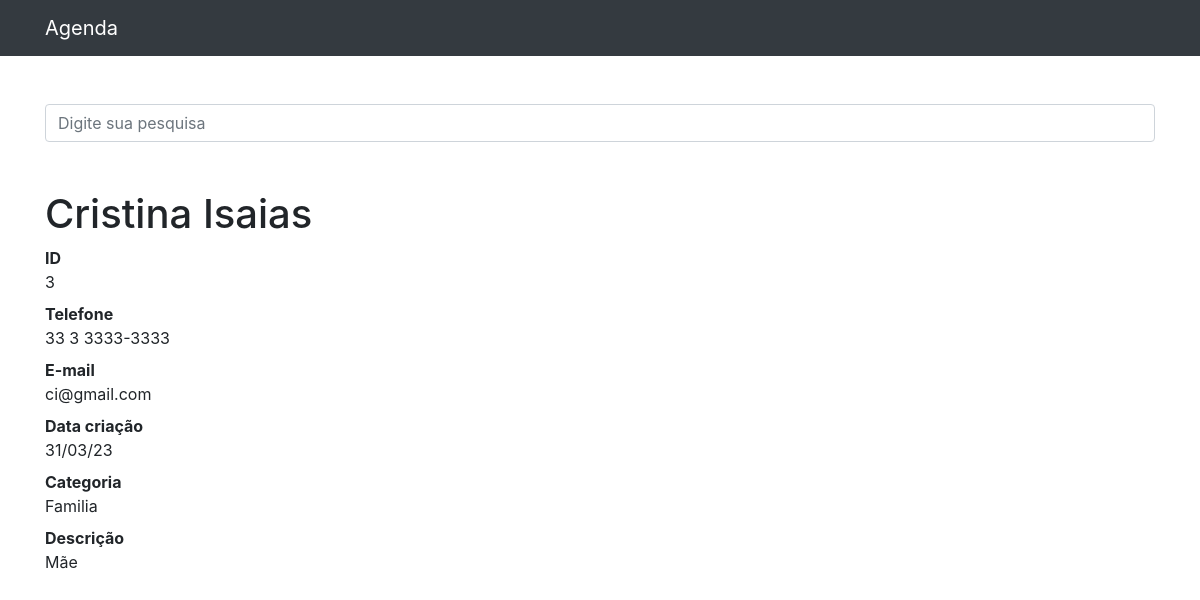
The app's page /3, older data.
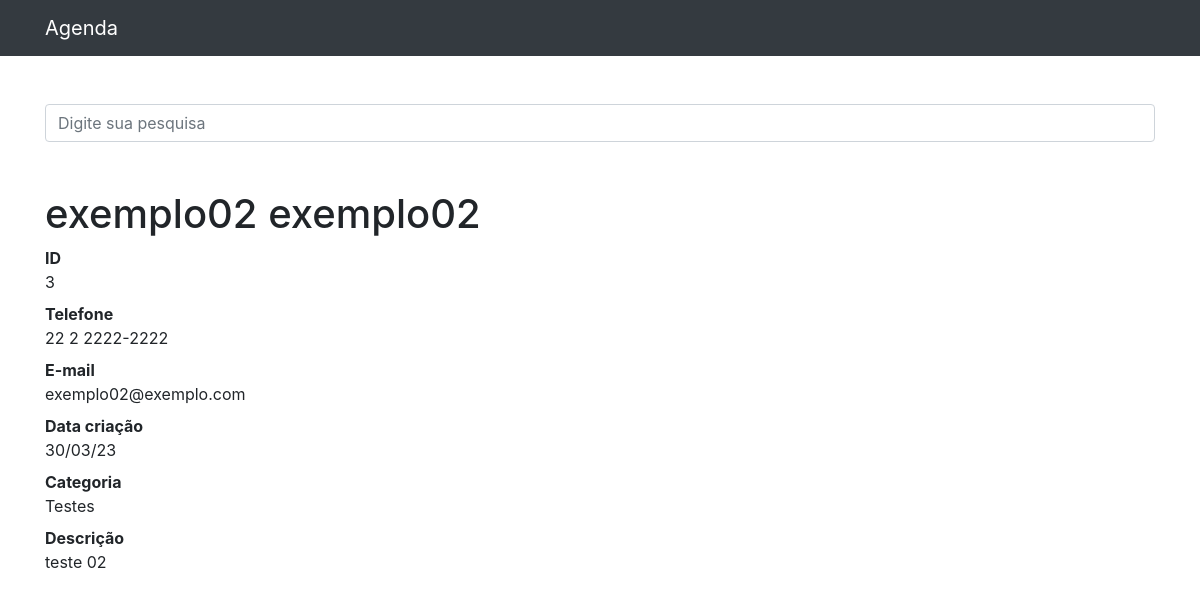
The same page, newer data.
### contatos/models.py (models this page shows, shortened)
class Contato(models.Model):
    nome = models.CharField(max_length=255)
    sobrenome = models.CharField(max_length=255, blank=True)
    telefone = models.CharField(max_length=255)
    email = models.CharField(max_length=255, blank=True)
    data_criacao = models.DateTimeField(default=timezone.now)
    descricao = models.TextField(blank=True)
    categoria = models.ForeignKey(Categoria, on_delete=models.DO_NOTHING)
    mostrar = models.BooleanField(default=True)
    foto = models.ImageField(blank=True, upload_to="fotos/%Y/%m/")

class Categoria(models.Model):
    nome = models.CharField(max_length=255)
    def __str__(self):
        return self.nome

### contatos/views.py (the view)
# urls.py: path("<int:contato_id>", views.ver_contato, name="ver_contato"),
def ver_contato(request, contato_id):
    contato = get_object_or_404(Contato, id=contato_id)
    if not contato.mostrar:
        raise Http404()
    return render(request, "contatos/ver_contato.html", {"contato": contato})

### contatos/templates/contatos/ver_contato.html (shortened to what this page needs)
{% extends 'base.html'%}
{%block conteudo%}
<h1 class="mt-5">{{ contato.nome }} {{ contato.sobrenome }}</h1>
<dl>
    <dt>ID</dt>
    <dd>{{ contato.id }}</dd>
    <dt>Telefone</dt>
    <dd>{{ contato.telefone }}</dd>
    <dt>E-mail</dt>
    <dd>{{ contato.email }}</dd>
    <dt>Data criação</dt>
    <dd>{{ contato.data_criacao|date:'d/m/y' }}</dd>
    <dt>Categoria</dt>
    <dd>{{ contato.categoria }}</dd>
    <dt>Descrição</dt>
    <dd>
        {{ contato.descricao }}
    </dd>
</dl>
{%endblock%}

Row changes from the older to the newer data that the page shows:
changed Contato id 3: nome "Cristina" → "exemplo02"; sobrenome "Isaias" → "exemplo02"; telefone "33 3 3333-3333" → "22 2 2222-2222"; email "ci@gmail.com" → "exemplo02@exemplo.com"; data_criacao "31/03/23" → "30/03/23"; categoria "Familia" → "Testes"; descricao "Mãe" → "teste 02"
